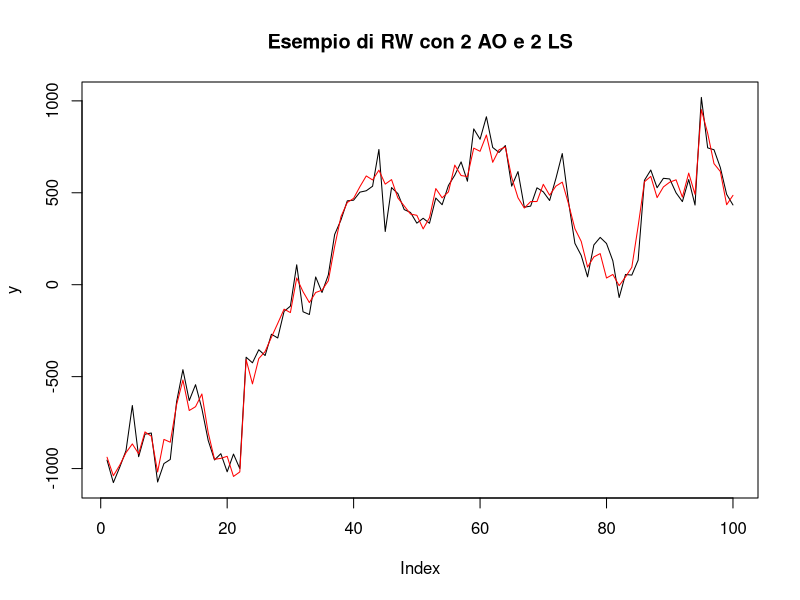

R code for this plot:
#Esempio di RW con 2 AO e 2 LS
n=100
jmp<-numeric(100)
ao<-numeric(100)
sig_eps <- runif(1,1,100)
sig_eta <- runif(1,1,4)*sig_eps/2
jmp_size <- runif(1,2.5,7.5)
ao_size <-runif(1,2.5,7.5) 
x_jmp<-sample(5:100,1)
xx_jmp<-sample((5:100)[-c(x_jmp-1,x_jmp,x_jmp+1)],1)
jmp[c(x_jmp,xx_jmp)]<-sample(c(-1,1),2,replace=T)*jmp_size*sig_eta
x_ao<-sample((5:100)[-c(x_jmp,xx_jmp)],2)
ao[x_ao] <- sample(c(-1,1),2,replace = T) * ao_size * sig_eps
mu<-cumsum(rnorm(n,sd=sig_eta)+jmp)+runif(1,-100*sig_eps,100*sig_eps)
y <- mu + rnorm(n, sd = sig_eps) + ao
plot(y,type="l",main="Esempio di RW con 2 AO e 2 LS")
lines(mu,col="red")